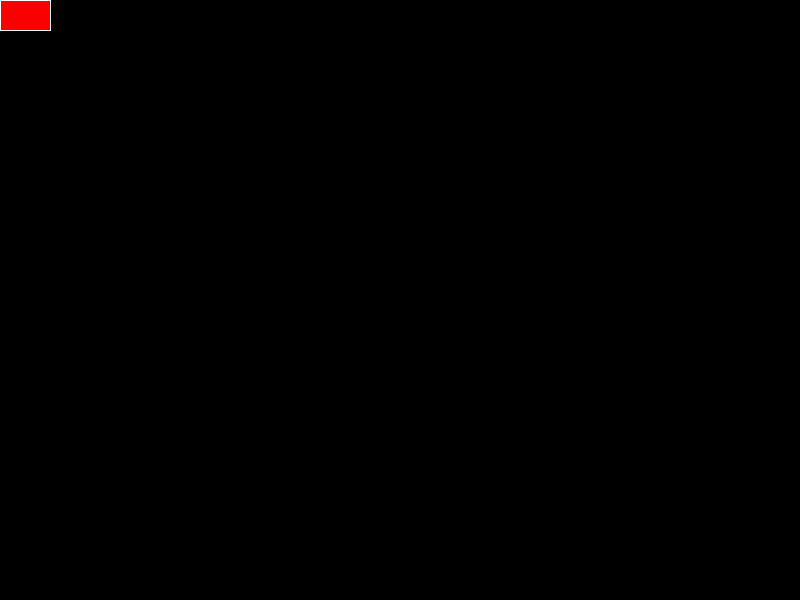
Frame 1 (no input)
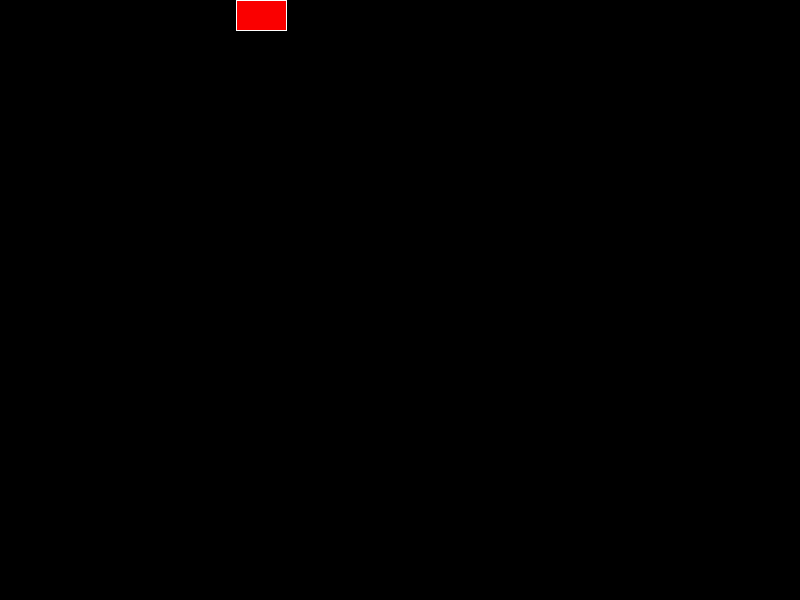
Frame 60 (the mouse pressed at the canvas centre just before this capture)
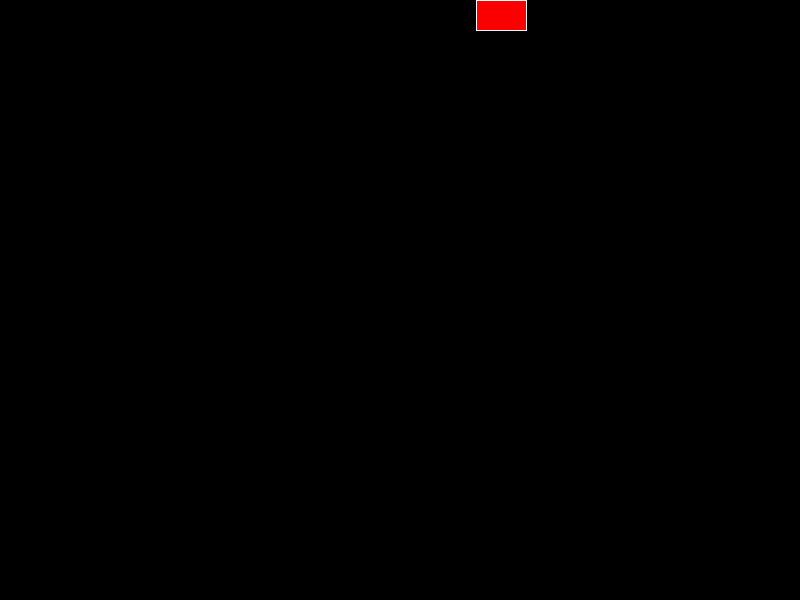
Frame 120 (the mouse held since frame 60 and released just before this capture)

The Processing sketch that drew these frames (run headless with seeded random() and noise(); from frame 60 on, the mouse is pressed at the canvas centre):

// Processing sketch: HW1a_Processing__Animated_Rectangle
// ── HW1a_Processing__Animated_Rectangle.pde

/*Vignesh Padmanabhan*/
/*10411935*/

void setup() {
  size(800, 600); //setting the perimeter
}

float x=0, y=0;
float dx_init=4, dy_init=0 ; // initializing the velocity 

void draw() {
  background(0);
  fill(250, 0, 0);
  stroke(255);
  rect(x, y, 50, 30);
  x+= dx_init;
  y+= dy_init;
  if (x>=width-50) {
    dy_init=4;
    dx_init=0; //x bounces back inside the perimeter when it touches on wither side of perimeter 
  }
  if (y >= height -30) {
    dy_init=0;
    dx_init=-4;
  }
  if (x == 0 && dx_init<0 ) {
    dy_init=-4;
    dx_init=0;
  }
  if(y==0 && dy_init<0) { 
  dx_init=4;
  dy_init=0;
  }
}
